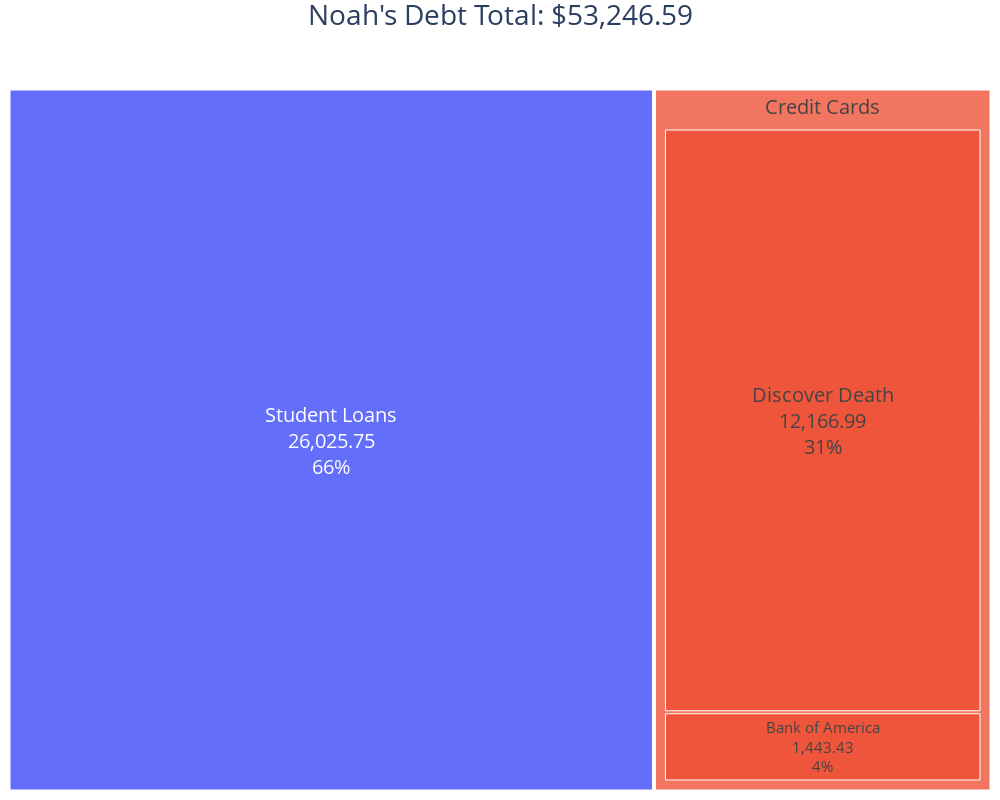

Notebook code for this chart:
### Code cell
fig = go.Figure()
fig.add_trace(go.Treemap(
    labels=box_labels,
    parents=parents,
    values=box_values,
    branchvalues = "total",
    textinfo = "label+value+percent root",
))
#change figure size
fig.update_layout(width=1000, height=800)
#Update font size
fig.update_layout(font_size=20,  margin = dict(t=50, l=0, r=0, b=0))
#center text
fig.update_traces(textposition='middle center')
#Add Title
fig.update_layout(title_text="Noah's Debt Total: " + str(locale.currency(sum(box_values), grouping=True)))

#center title
fig.update_layout(title_x=0.5)

fig.show()

### Figure 1 — Plotly figure (JSON) as saved in the notebook; plotly's stock layout.template omitted (floating-point values rounded to 4 significant figures)
{"data": [{"branchvalues": "total", "labels": ["Bank of America", "Discover Death", "Student Loans", "Credit Cards"], "parents": ["Credit Cards", "Credit Cards", "", ""], "textinfo": "label+value+percent root", "textposition": "middle center", "type": "treemap", "values": [1443.0, 12170.0, 26030.0, 13610.0]}], "layout": {"font": {"size": 20}, "height": 800, "margin": {"b": 0, "l": 0, "r": 0, "t": 50}, "title": {"text": "Noah's Debt Total: $53,246.59", "x": 0.5}, "width": 1000}}
